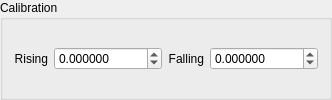
          <widget class="QGroupBox" name="JointCalibrationGroupBox">
           <property name="enabled">
            <bool>true</bool>
           </property>
           <property name="title">
            <string>Calibration</string>
           </property>
           <layout class="QHBoxLayout" name="horizontalLayout_22">
            <item>
             <widget class="QLabel" name="label_68">
              <property name="maximumSize">
               <size>
                <width>16777215</width>
                <height>16777215</height>
               </size>
              </property>
              <property name="layoutDirection">
               <enum>Qt::LeftToRight</enum>
              </property>
              <property name="text">
               <string>Rising</string>
              </property>
              <property name="alignment">
               <set>Qt::AlignRight|Qt::AlignTrailing|Qt::AlignVCenter</set>
              </property>
             </widget>
            </item>
            <item>
             <widget class="QDoubleSpinBox" name="JointCalibrationRisingSpinBox">
              <property name="decimals">
               <number>6</number>
              </property>
              <property name="minimum">
               <double>-10000.000000000000000</double>
              </property>
              <property name="maximum">
               <double>10000.000000000000000</double>
              </property>
              <property name="singleStep">
               <double>0.100000000000000</double>
              </property>
              <property name="value">
               <double>0.000000000000000</double>
              </property>
             </widget>
            </item>
            <item>
             <widget class="QLabel" name="label_69">
              <property name="maximumSize">
               <size>
                <width>16777215</width>
                <height>16777215</height>
               </size>
              </property>
              <property name="layoutDirection">
               <enum>Qt::LeftToRight</enum>
              </property>
              <property name="text">
               <string>Falling</string>
              </property>
              <property name="alignment">
               <set>Qt::AlignRight|Qt::AlignTrailing|Qt::AlignVCenter</set>
              </property>
             </widget>
            </item>
            <item>
             <widget class="QDoubleSpinBox" name="JointCalibrationFallingSpinBox">
              <property name="decimals">
               <number>6</number>
              </property>
              <property name="minimum">
               <double>-10000.000000000000000</double>
              </property>
              <property name="maximum">
               <double>10000.000000000000000</double>
              </property>
              <property name="singleStep">
               <double>0.100000000000000</double>
              </property>
             </widget>
            </item>
           </layout>
          </widget>
